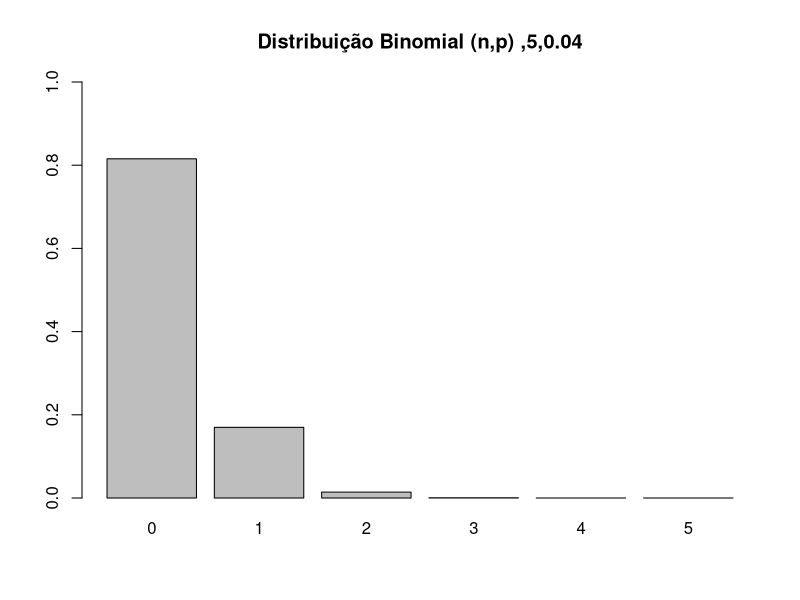
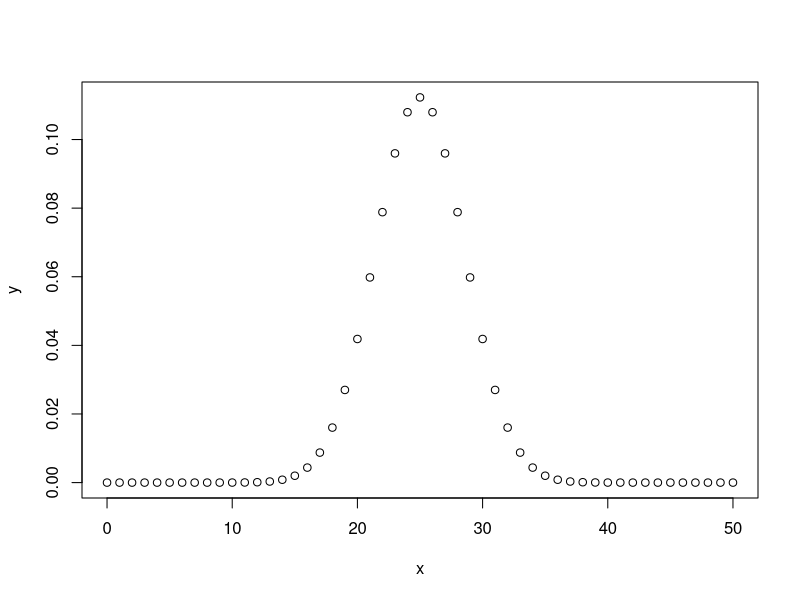

The R source for these figures, in order:
# Distribuição Binomial

# Obs: Caso tenha problemas com a acentuação, consulte este link:
# https://support.rstudio.com/hc/en-us/articles/200532197-Character-Encoding

# Configurando o diretório de trabalho
# Coloque entre aspas o diretório de trabalho que você está usando no seu computador
# Não use diretórios com espaço no nome
setwd("C:/FCD/BigDataRAzure/Cap09")
getwd()


# Uma variável aleatória tem Distribuição Binomial quando o experimento ao 
# qual está relacionada apresenta apenas 2 resultados: sucesso e fracasso.

# Vamos imaginar que nosso experimento seja contar quantos clientes que entram em uma loja de celulares, 
# adquirem um plano pós-pago.

# Para este experimento, temos 2 possibilidades para cada observação: adquirir ou não adquirir o plano.

# Como podemos ter apenas 2 resultados possíveis, este é chamado um Experimento Binomial.

# Vamos imaginar agora, que historicamente, 10% dos clientes que entram na loja, adquirem um plano pós-pago.
# Portanto, a probabilidade de sucesso (que vamos chamar de p) para cada observação é 0.10.
# E a probabilidade de falha (que vamos chamar de q) para cada observação é 0.90. 

# Ou seja: p = 1 – q 

# p = probabilidade de sucesso
# q = probabilidade de fracasso 

# A palavra sucesso não tem relação com resultado positivo do experimento, assim como a palavra fracasso 
# não tem conotação negativa. 

# Outra característica da distribuição binomial, é que cada observação é independente das outras. 

# Dessa forma, um Experimento Binomial consiste de um número fixo de observações, 
# indicado por n e contamos o número de sucessos, indicado por x.

# A Média de uma Distribuição Binomial, representa a média de longo prazo de sucessos esperados, 
# baseado no número de observações.

# A Variância de uma Distribuição Binomial, representa a variação que existe no número de sucessos (p) 
# sobre um número (n) de observações.



# Exemplo: A probabilidade de um paciente com um ataque cardíaco morrer do ataque é de 0.04 
# (ou seja, 4 de 100 morrem do ataque). Suponha que tenhamos 5 pacientes que sofrem um ataque cardíaco, 
# qual é a probabilidade de que todos sobrevivam? 

# Para este exemplo, vamos chamar um sucesso um ataque fatal (p = 0.04). 
# Temos n = 5 pacientes e queremos saber a probabilidade de que todos sobrevivam ou, em outras palavras, 
# que nenhum seja fatal (0 sucessos).

# X = Número de sobreviventes ao ataque
# p = 0.04
# n = 5
# dbinom(X, n, p)
?dbinom
a <- dbinom(0, 5, 0.04)
print(a)

# Desenhando a distribuição de probabilidades
graph <- function(n,p){
  x <- dbinom(0:n, size = n, prob = p)
  barplot(x,ylim=c(0,1),names.arg=0:n,
          main=sprintf(paste('Distribuição Binomial (n,p) ',n,p,sep=',')))
}
graph(5,0.04)


# Criando o gráfico de uma distribuição binomial
x <- seq(0,50,by = 1)
y <- dbinom(x,50,0.5)
png(file = "dbinom.png")
plot(x,y)
dev.off()


